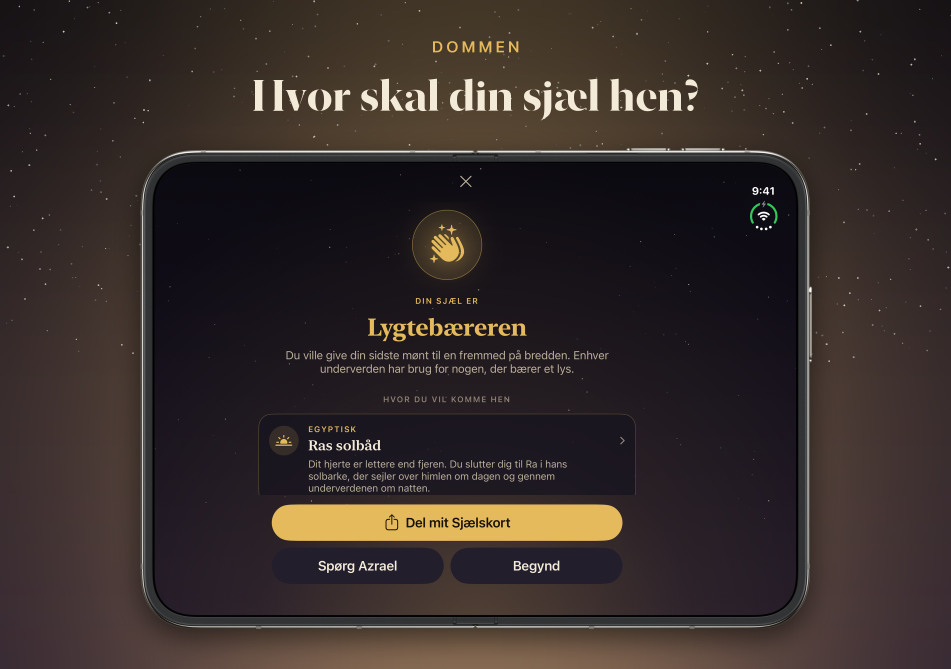
#> input picture store/shots/duo/da/01-verdict.png, 2853 x 2007 px (shown at 1/3 size); its folder holds only this picture in this run
$ python compose_event_art.py ../store/shots/duo/da/01-verdict.png ../store/shots/duo/da/02-home.png
#> lines starting #> are read from the running program, lines starting #| are printed output that depends on the picture
### marketing/compose_store_shots.py
#!/usr/bin/python3
"""Compose App of the Dead's App Store screenshots from raw simulator captures.

Usage: compose_store_shots.py RAW_DIR LOCALE [LOCALE ...]

RAW_DIR holds <device>/<locale>/NN-name.png raw captures (iphone 1320x2868, ipad 2064x2752, duo at any of its four
slot sizes: 1398x2034, 2034x1398, 2007x2853, 2853x2007). Each capture is framed with the `frames` CLI (the bezel), then
set on a night sky with a glow in the shot's color and a caption from marketing/captions/<locale>.json. A Duo shot keeps
its capture's size, so each lands in the App Store slot of its display and orientation. Output goes to
store/shots/<device>/<locale>/NN-name.png, ready for `midgar shots`.
"""

import json
import os
import random
import subprocess
import sys
import tempfile

from PIL import Image, ImageChops, ImageDraw, ImageFilter, ImageFont

ROOT = os.path.dirname(os.path.abspath(__file__))
APP = os.path.dirname(ROOT)
CAPTIONS = os.path.join(ROOT, "captions")
OUT = os.path.join(APP, "store", "shots")
FRAMES = os.path.expanduser("~/.local/bin/frames")

CANVAS = {"iphone": (1320, 2868), "ipad": (2064, 2752)}
DUO_SLOTS = {(1398, 2034), (2034, 1398), (2007, 2853), (2853, 2007)}
FRAME_COLOR = {"iphone": "Silver", "ipad": "Silver", "duo": "Star White"}
DEVICES = ("iphone", "ipad", "duo")
NIGHT_TOP = (12, 10, 17)
NIGHT_BOTTOM = (28, 19, 40)
GOLD = (229, 186, 92)
PARCHMENT = (243, 234, 216)
SERIF = "/System/Library/Fonts/NewYork.ttf"
SANS = "/System/Library/Fonts/SFNS.ttf"
CJK = {
    "ja": ("/System/Library/Fonts/ヒラギノ明朝 ProN.ttc", 2),
    "ko": ("/System/Library/Fonts/AppleSDGothicNeo.ttc", 6),
    "zh-Hans": ("/System/Library/Fonts/Supplemental/Songti.ttc", 0),
    "zh-Hant": ("/System/Library/Fonts/Supplemental/Songti.ttc", 2),
}
CLOSING = "？！。、，）」』：；?!.,)ぁぃぅぇぉっゃゅょァィゥェォッャュョー"
PARTICLES = "のはへをにがとでもや、"


# [22 lines left out: functions font, headline_font, kicker_font, not called in this run]


def hex_color(value):
    value = value.lstrip("#")
    return tuple(int(value[i:i + 2], 16) for i in (0, 2, 4))


def night_sky(size, glow, seed, center=(0.5, 0.62), reach=0.75, strength=0.5):
#> called with size = (1920, 1080), glow = (229, 186, 92), seed = 77, center = (0.5, 0.6), reach = 0.7, strength = 0.35
    width, height = size
    sky = Image.new("RGB", size)
#> sky: PIL image 1920x1080 RGB; every value is 0
    draw = ImageDraw.Draw(sky)
    for y in range(height):
        t = y / height
        draw.line([(0, y), (width, y)], fill=tuple(int(NIGHT_TOP[i] + (NIGHT_BOTTOM[i] - NIGHT_TOP[i]) * t) for i in range(3)))
    halo = Image.new("RGB", size, (0, 0, 0))
    halo_draw = ImageDraw.Draw(halo)
    radius = int(min(width, height * 0.75) * reach)
    cx, cy = int(width * center[0]), int(height * center[1])
    halo_draw.ellipse([cx - radius, cy - radius, cx + radius, cy + radius], fill=tuple(int(c * strength) for c in glow))
    halo = halo.filter(ImageFilter.GaussianBlur(radius * 0.45))
    sky = ImageChops.add(sky, halo)
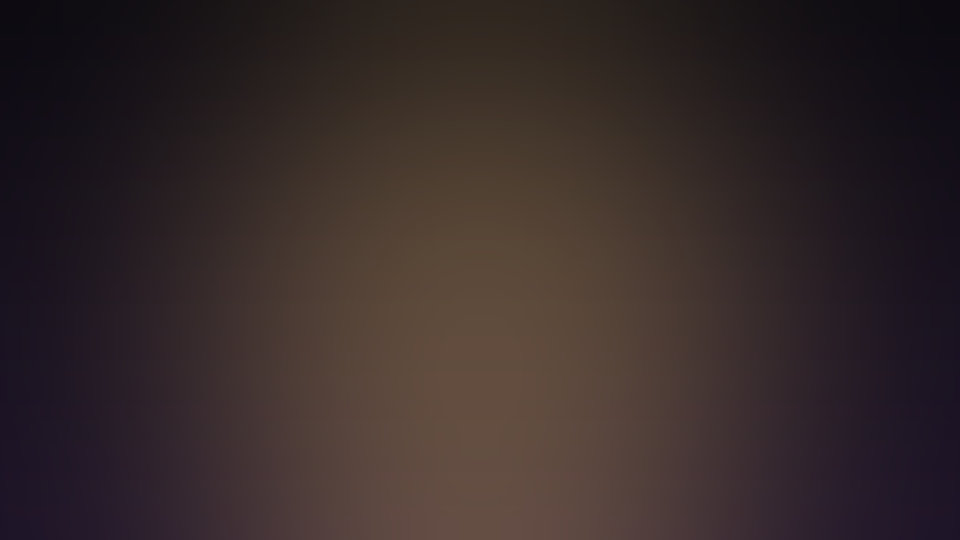
#> sky: PIL image 1920x1080 RGB (shown at 1/2 size); mean R, G, B 53.9, 42, 41.8
    stars = ImageDraw.Draw(sky)
    rng = random.Random(seed)
    for _ in range(int(width * height / 9000)):
        x, y = rng.uniform(0, width), rng.uniform(0, height * 0.55)
        r = rng.uniform(0.8, 2.6)
        alpha = rng.uniform(0.25, 0.85)
        tone = tuple(int(PARCHMENT[i] * alpha + NIGHT_TOP[i] * (1 - alpha)) for i in range(3))
        stars.ellipse([x - r, y - r, x + r, y + r], fill=tone)
    return sky


# [157 lines left out: functions wrap, balanced, balanced_unspaced, most_even_split, frame, canvas_size and 4 more, not called in this run]


# [2 lines that do not run on import are left out]

### marketing/compose_event_art.py
#!/usr/bin/python3
"""Draw the text-free artwork of the 2.0 in-app event "Face the Judgment": the scale of Ma'at, cut from a raw capture
of the weighing, glowing on the night sky. Apple sets the event name over the card.

Usage: compose_event_art.py WEIGHING_RAW_PNG OUT_DIR
"""

import os
import sys

from PIL import Image, ImageChops, ImageFilter

sys.path.insert(0, os.path.dirname(os.path.abspath(__file__)))
from compose_store_shots import hex_color, night_sky


def scale_cutout(raw):
#> called with raw = '../store/shots/duo/da/01-verdict.png'
    capture = Image.open(raw).convert("RGB")
#> capture is the input picture: PIL image 2853x2007 RGB; mean R, G, B 54.1, 44.3, 42.1
    width, height = capture.size
#> width = 2853; height = 2007
    box = (int(width * 0.04), int(height * 0.36), int(width * 0.96), int(height * 0.66))
#> box = (114, 722, 2738, 1324)
    art = capture.crop(box)
    mask = art.convert("L").point(lambda v: 0 if v < 60 else min(255, (v - 60) * 4))
    return art, mask


def compose(raw, size, art_width, center_y):
    canvas = night_sky(size, hex_color("#E5BA5C"), seed=77, center=(0.5, center_y + 0.1), reach=0.7, strength=0.35)
    art, mask = scale_cutout(raw)
    scale = art_width / art.width
#> scale = 0.419
    art = art.resize((art_width, int(art.height * scale)), Image.Resampling.LANCZOS)
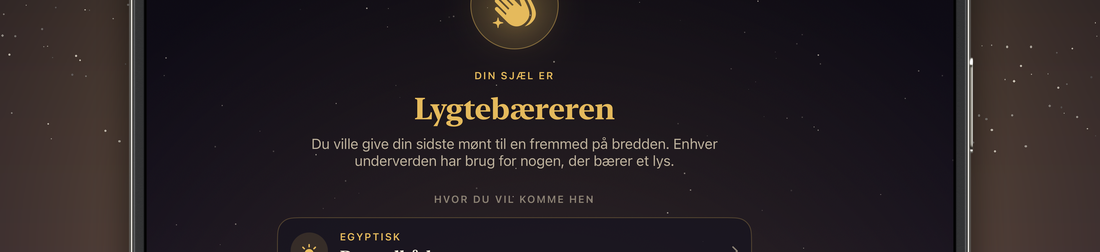
#> art: PIL image 1100x252 RGB; mean R, G, B 40.1, 32.7, 35.3
    mask = mask.resize(art.size, Image.Resampling.LANCZOS)
#> mask: PIL image 1100x252 L
    glow = Image.new("RGB", size, (0, 0, 0))
    x, y = (size[0] - art.width) // 2, int(size[1] * center_y - art.height / 2)
#> x = 410; y = 414
    glow.paste(art, (x, y), mask)
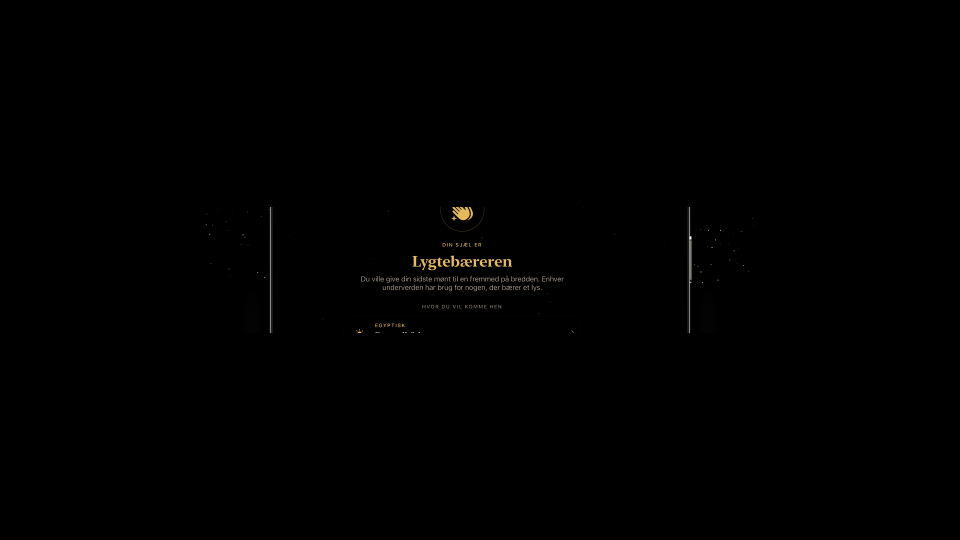
#> glow: PIL image 1920x1080 RGB (shown at 1/2 size); mean R, G, B 0.6, 0.5, 0.4
    glow = glow.filter(ImageFilter.GaussianBlur(28))
    canvas = ImageChops.add(canvas, glow)
    canvas.paste(art, (x, y), mask)
    return canvas


def main():
    raw, out = sys.argv[1], sys.argv[2]
    compose(raw, (1920, 1080), 1100, 0.5).save(os.path.join(out, "card.png"), optimize=True)
    compose(raw, (1080, 1920), 960, 0.42).save(os.path.join(out, "details.png"), optimize=True)
#> call 2 of compose, with raw = '../store/shots/duo/da/01-verdict.png', size = (1080, 1920), art_width = 960, center_y = 0.42
#> call 2 of night_sky, with size = (1080, 1920), glow = (229, 186, 92), seed = 77, center = (0.5, 0.52), reach = 0.7, strength = 0.35
#> in night_sky (call 2), `sky = Image.new("RGB", size)`: sky: PIL image 1080x1920 RGB; every value is 0
#> in night_sky (call 2), `halo = halo.filter(ImageFilter.GaussianBlur(radius * 0.45))`:
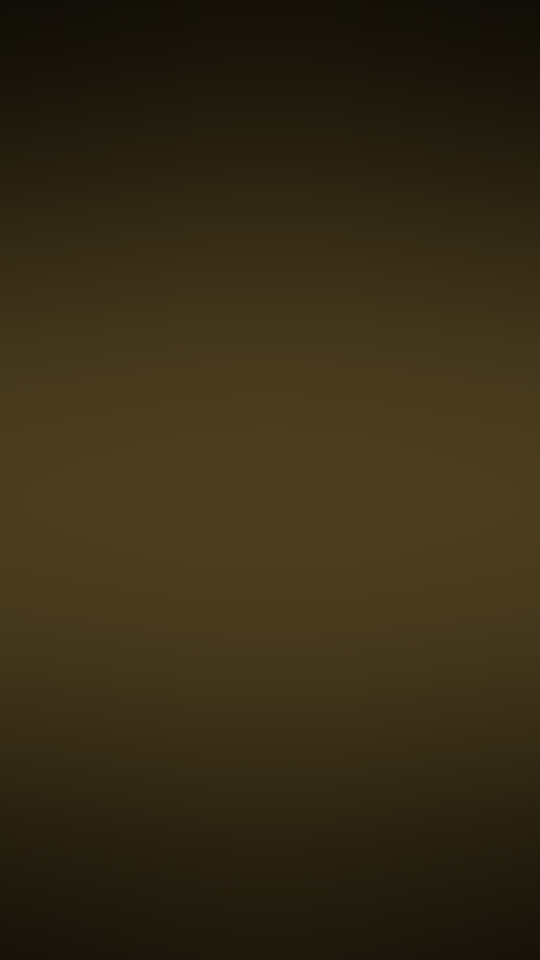
#> halo: PIL image 1080x1920 RGB (shown at 1/2 size); mean R, G, B 53.1, 43.1, 21.2
#> in night_sky (call 2), `sky = ImageChops.add(sky, halo)`:
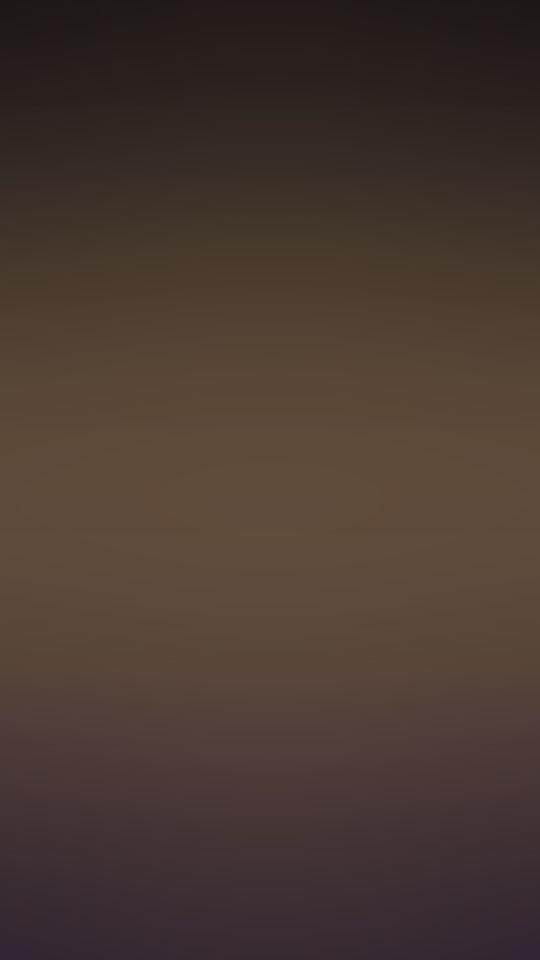
#> sky: PIL image 1080x1920 RGB (shown at 1/2 size); mean R, G, B 72.6, 57.1, 49.2
#> in compose (call 2), `mask = mask.resize(art.size, Image.Resampling.LANCZOS)`:
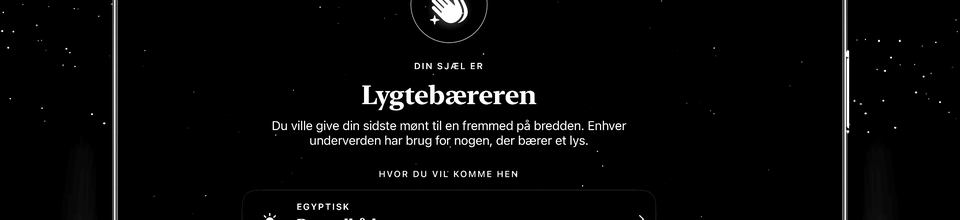
#> mask: PIL image 960x220 L; min 0, max 255, mean 7.4
#> in compose (call 2), `glow.paste(art, (x, y), mask)`:
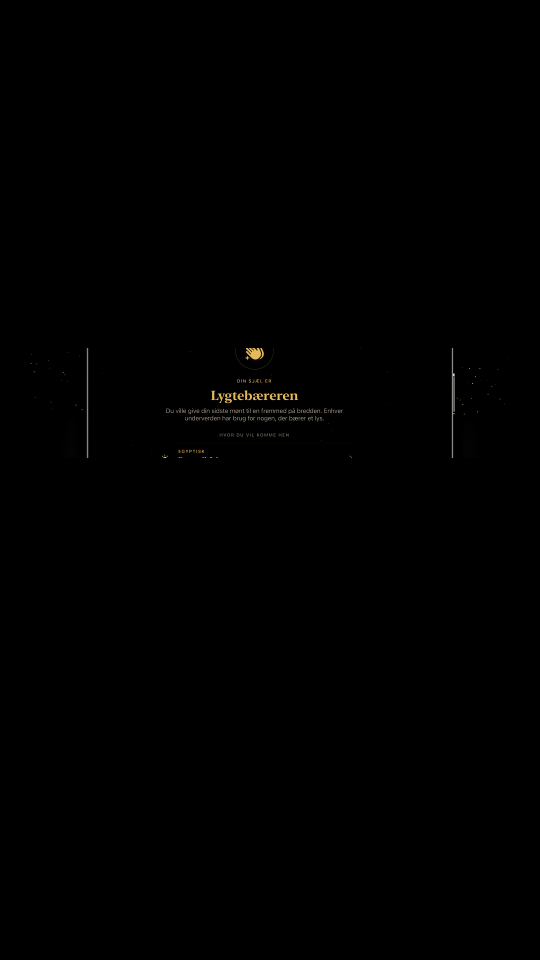
#> glow: PIL image 1080x1920 RGB (shown at 1/2 size); mean R, G, B 0.5, 0.4, 0.3


if __name__ == "__main__":
    main()
